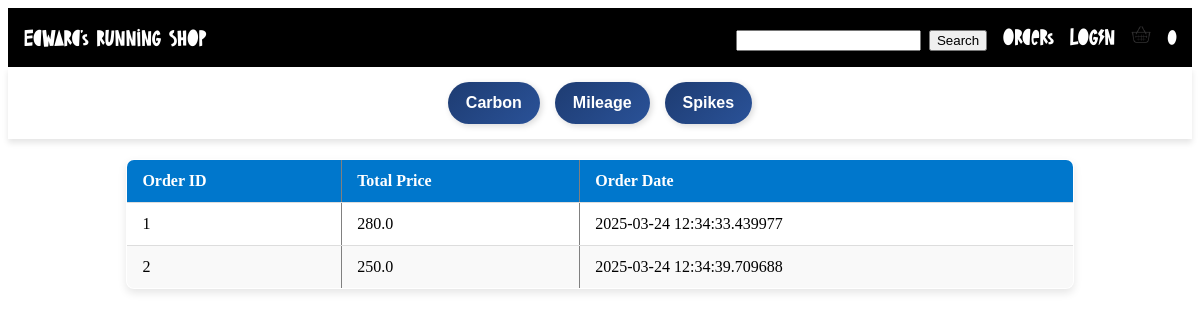
The page /order (signed in) on the database its author committed.
### tables this page shows
CREATE TABLE orders (
  order_id    INTEGER PRIMARY KEY AUTOINCREMENT,
  username    varchar(50) not null,
  total_price double(8) not null,
  order_date  DATETIME DEFAULT CURRENT_TIMESTAMP,
  FOREIGN KEY (username) REFERENCES users(username) ON DELETE CASCADE
);

### main.py (the view)
@app.route('/order')
def orders():
  noOfItems = getLoginDetails()
  connection = sqlite3.connect("myDatabase.db")
  connection.row_factory = sqlite3.Row
  cursor = connection.cursor()
  if 'username' not in session:
    return redirect(url_for('login'))
  cursor.execute("SELECT order_id, username, total_price, order_date FROM orders WHERE username = ? ", (session['username'], ))
  thing = cursor.fetchall()
  print(thing)
  print(thing[0])
  print(thing[0][0])
  cursor.execute('SELECT DISTINCT(type) FROM items')
  categoryData = cursor.fetchall()
  connection.close()
  return render_template("order.html", noOfItems=noOfItems, orderinfo = thing, categoryData=categoryData)

### main.py (called while the page is built)
def getLoginDetails():
  if 'items' not in session:
    noOfItems = 0
  else:
    noOfItems = 0
    for i in session['num']:
      noOfItems += int(i)
  return (noOfItems)

### templates/order.html (shortened to what this page needs)
<!DOCTYPE html>
<html lang="en">
<head>
    <link rel="stylesheet" href="{{ url_for('static', filename='styles/order.css') }}">
</head>
<body>
    <div class="header">
        <div class="left">
            <a href = "/">Edward's Running Shop </a>
        </div>
        <div class="right">
            <ul>
                <li>
                    <form>
                        <input id="searchBox" type="text" name="searchQuery">
                        <input id="searchButton" type="submit" value="Search">
                    </form>
                </li>
                <li><a href = "/order">Orders</a> </li>
                <li><a href = "/login">LOGIN</a> </li>
                <li> <a href = "/cart"><img src="{{ url_for('static', filename='cart.png') }}" alt="Shopping Cart" width = "20" height = "20"> </a></li>
                <li>{{noOfItems}}</li>
            </ul>
        </div>
    </div>
    <div class = "options">
        <ul>
            {% for row in categoryData %}
			<li><a href="/displayCategory?categoryId={{row[0]}}">{{row[0]}}</a></li>
			{% endfor %}
        </ul>
    </div>
    {% if orderinfo %}
            <table border="1">
                <thead>
                    <tr>
                        <th>Order ID</th>
                        <th>Total Price</th>
                        <th>Order Date</th>
                    </tr>
                </thead>
                <tbody>
                    {% for i in range(orderinfo|length) %}
                    <tr>
                        <td>{{ orderinfo[i][0] }}</td>
                        <td>{{ orderinfo[i][2] }}</td>
                        <td>{{ orderinfo[i][3] }}</td>
                    </tr>
                    {% endfor %}
                </tbody>
            </table>
        {% else %}
            <p>You have no orders yet.</p>
    {% endif %}
</body>
</html>

### static/styles/order.css (style rules this page uses)
.header { padding: 16px; background-color: black; color: white; display: flex; align-items: center; justify-content: space-between; margin: 0px; }
.options { background-color: white; padding: 15px 0; text-align: center; box-shadow: 0px 4px 6px rgba(0, 0, 0, 0.1); margin-bottom: 20px; font-family: 'Poppins', sans-serif; }
.options ul { list-style: none; display: flex; justify-content: center; gap: 15px; flex-wrap: wrap; padding: 0; }
.options a { text-decoration: none; background: linear-gradient(135deg, #1e3c72, #2a5298); color: white; font-weight: bold; padding: 12px 18px; border-radius: 25px; transition: all 0.3s ease-in-out; display: inline-block; box-shadow: 2px 2px 6px rgba(0, 0, 0, 0.15); font-size: 16px; }
.left, .right { display: flex; align-items: center; font-family: 'Buisname'; font-size: 20px; }
a:visited, a:link { color: white; text-decoration: none; }
ul { list-style-type: none; display: flex; margin: 0; padding: 0; gap: 16px; }
table { width: 80%; margin: 20px auto; border-collapse: collapse; background-color: #fff; box-shadow: 0px 4px 8px rgba(0, 0, 0, 0.1); border-radius: 8px; overflow: hidden; }
thead { background-color: #0077cc; color: white; text-align: left; font-weight: bold; }
th, td { padding: 12px 15px; border-bottom: 1px solid #ddd; }
tbody tr:nth-child(even) { background-color: #f9f9f9; }

### rows shown on the page
orders: order_id "1", total_price "280.0", order_date "2025-03-24 12:34:33.439977"
orders: order_id "2", total_price "250.0", order_date "2025-03-24 12:34:39.709688"

### other values the page prints
{{ noOfItems }} "0"
{{ row[0] }} "Carbon" "Mileage" "Spikes"
